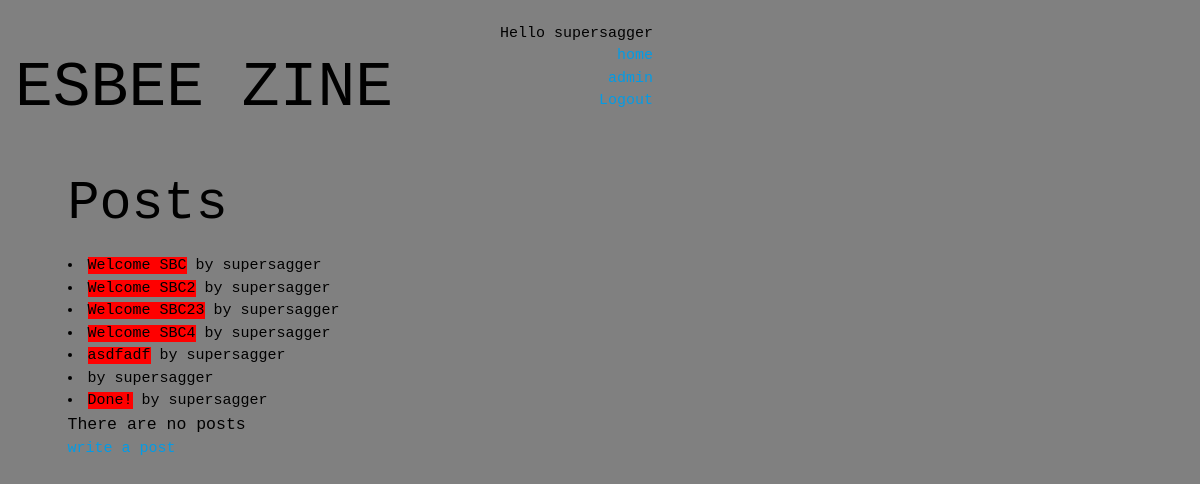
Screenshot of / (signed in) with the database file from the repository.
### zine/models.py (models this page shows, shortened)
class Post(models.Model):
    title = models.CharField(max_length=100)
    slug = models.SlugField(unique=True)
    text = models.TextField()
    created_on = models.DateTimeField(auto_now_add=True)
    author = models.ForeignKey(User, on_delete=models.CASCADE)

### zine/views.py (the view)
# urls.py: path('', views.Index.as_view(), name='index'),
class Index(generic.View):
    def get(self, request):
        post_list = Post.objects.all()
        return render(request, 'zine/index.html', {
                'list_name': 'Posts',
                'list': post_list
                })

### zine/templates/zine/index.html
{% extends 'zine/base.html' %}
{% block content %}
 	<div>
		<h2>Posts</h2>
	    {% for item in list %}
	        <li><a class="red invert-hover black-text" href="{% url 'zine:post_detail' item.id %}">{{ item.title }}</a> by {{item.author}}</li>
	    {% endfor %}
	    <p>There are no posts</p>
	</div>
	<a href="{% url 'zine:get_post' %}">write a post</a>
{% endblock %}

### zine/templates/zine/base.html (shortened to what this page needs)
<!DOCTYPE html>
<html lang="en">
	<head>
		{% load static %}
		<link rel="stylesheet" href="{% static 'zine/Brutalist-Framework/css/theme.css' %}">
		<link rel="stylesheet" href="{% static 'zine/Brutalist-Framework/css/core/core.css' %}">
	</head>
	<br>
	<body style="background-color: grey">
		<div class="container-fluid no-padding courier-new-text fittext baffle">
		<div class='navbar'>
			<div class='row'>
				<div class = 'col-md-5'>
					<h1 class="courier-new-text fittext baffle">ESBEE ZINE</h1>
				</div>
				<div class = "text-right lucida-text">
					<div >
						Hello {{ user }} <br>
						<a href="/">home</a>   <br>
						<a href="/admin/">admin</a>   <br>
						{% if user.is_authenticated %}
							<a href="/logout">Logout</a>
						{% else %}
							<a href="/login/auth0">login</a>
						{% endif %}
					</div>
					<div class = 'col-md-1'>
					</div>
				</div>
			</div>
		</div>
		<div  class="container courier-new-text fittext baffle" >
		{% if user.is_authenticated %}
			{% block content %}
			{% endblock content %}
		{% else %}
			Who the fuck are you? <a href="/login/auth0">login</a> or gtfo
		{% endif %}
		</div>
	</div>
	</body>
</html>

### zine/templates/zine/base/js.html (shortened to what this page needs)
{% load static %}

### zine/static/zine/css/theme.css (style rules this page uses)
p { font-size: 1.1em }

### zine/static/zine/css/core/default.css (style rules this page uses)
html { font-family: sans-serif; -ms-text-size-adjust: 100%; -webkit-text-size-adjust: 100%; box-sizing: border-box; -webkit-box-sizing: border-box; -moz-box-sizing: border-box; line-height: 1.5; }
*, *:before, *:after { -webkit-box-sizing: inherit; -moz-box-sizing: inherit; box-sizing: inherit; }
@media only screen and (min-width: 0) { html { font-size: 14px; } }
@media only screen and (min-width: 992px) { html { font-size: 14.5px; } }
@media only screen and (min-width: 1200px) { html { font-size: 15px; } }
body { margin: 0 !important; padding: 0 !important; max-width: 100% !important; }
a { background-color: transparent; }
h1 { font-size: 2em; margin: 0.67em 0; }
*, *:before, *:after { box-sizing: inherit; }
a { color: #039be5; text-decoration: none; -webkit-tap-highlight-color: transparent; }
a { text-decoration: none; }
h1, h2, h3, h4, h5, h6 { font-weight: 400; line-height: 1.1; }
h1 { font-size: 4.2rem; line-height: 110%; margin: 2.1rem 0 1.68rem 0; }
h2 { font-size: 3.56rem; line-height: 110%; margin: 1.78rem 0 1.424rem 0; }
p { margin: 0; padding: 0; }
.row:after { clear: both !important; }

### zine/static/zine/css/core/flavors.css (style rules this page uses)
.black-text { color: #000 !important; }
.red, .tomato { background-color: #ff0000 !important; }

### zine/static/zine/css/core/butch.css (style rules this page uses)
.no-padding { padding: 0 !important; }
.courier-new-text { font-family: 'Courier New', Courier, monospace; }
.lucida-text { font-family: 'Lucida Console', Monaco, monospace; }
.text-right { text-align: right; }

### zine/static/zine/css/core/grids/default-grid.css (style rules this page uses)
.container { margin: 0 auto; max-width: 1280px; width: 90%; }
@media only screen and (min-width: 601px) { .container { width: 85%; } }
@media only screen and (min-width: 993px) { .container { width: 70%; } }
.row { margin-left: auto; margin-right: auto; margin-bottom: 0px; margin-top: 0px; }
.row:after { content: ""; display: table; clear: both; }

### zine/static/zine/css/core/grids/flexboxgrid.css (style rules this page uses)
.container-fluid, .container { margin-right: auto; margin-left: auto; }
.container-fluid { padding-right: 0; padding-left: 0; }
.container-fluid.no-padding { padding-right: 0 !important; padding-left: 0 !important; }
.row { box-sizing: border-box; display: -ms-flexbox; display: -webkit-box; display: flex; -ms-flex: 0 1 auto; -webkit-box-flex: 0; flex: 0 1 auto; -ms-flex-direction: row; -webkit-box-orient: horizontal; -webkit-box-direction: normal; flex-direction: row; -ms-flex-wrap: wrap; flex-wrap: wrap; margin-right: 0; margin-left: 0; }
@media only screen and (min-width: 48em) { .container { width: 46rem; } }
@media only screen and (min-width: 62em) { .container { width: 61rem; } }
@media only screen and (min-width: 62em) { .col-md, .col-md-1, .col-md-2, .col-md-3, .col-md-4, .col-md-5, .col-md-6, .col-md-7, .col-md-8, .col-md-9, .col-md-10, .col-md-11, .col-md-12 { box-sizing: border-box; -ms-flex: 0 0 auto; -webkit-box-flex: 0; flex: 0 0 auto; padding-right: 1rem; padding-left: 1rem; } }
@media only screen and (min-width: 62em) { .col-md-1 { -ms-flex-preferred-size: 8.333%; flex-basis: 8.333%; max-width: 8.333%; } }
@media only screen and (min-width: 62em) { .col-md-5 { -ms-flex-preferred-size: 41.667%; flex-basis: 41.667%; max-width: 41.667%; } }
@media only screen and (min-width: 75em) { .container { width: 71rem; } }

### rows the page displays
Post: title "Welcome SBC", author "supersagger"
Post: title "Welcome SBC2", author "supersagger"
Post: title "Welcome SBC23", author "supersagger"
Post: title "Welcome SBC4", author "supersagger"
Post: title "asdfadf", author "supersagger"
Post: author "supersagger"
Post: title "Done!", author "supersagger"

### other values shown
{{ user }} "supersagger"
